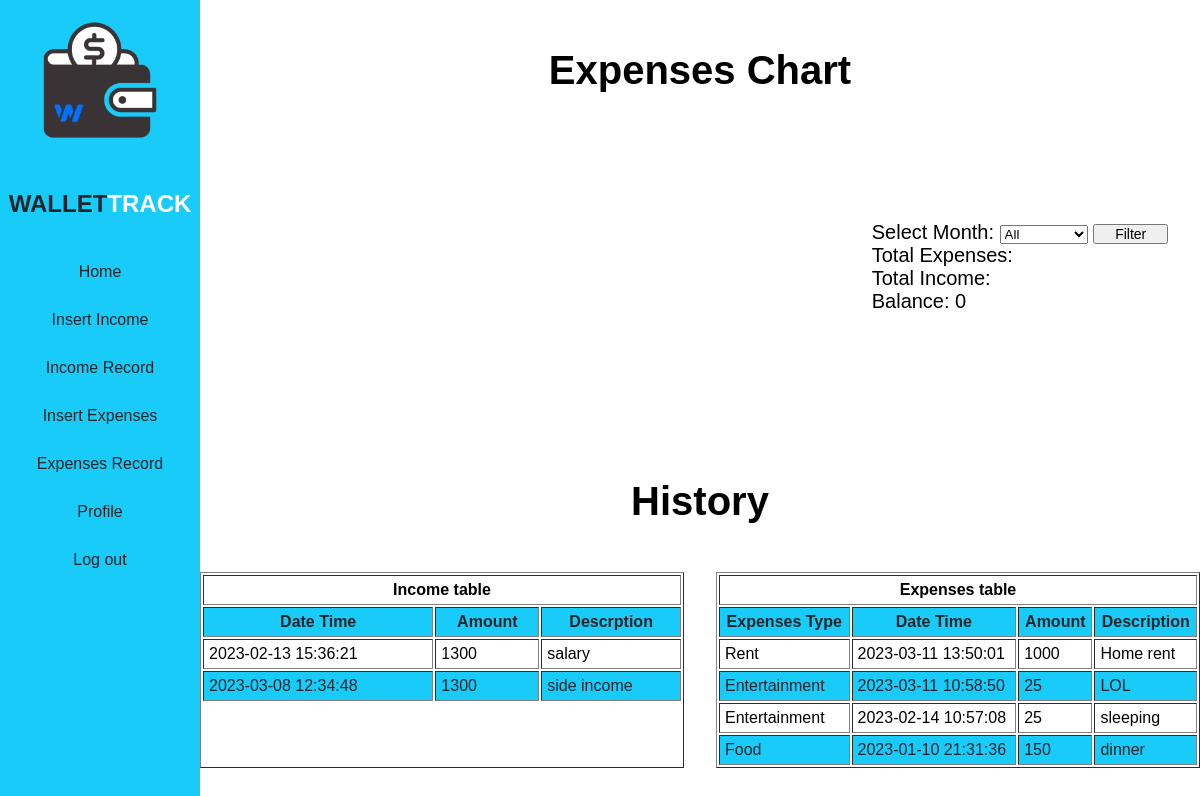
Screenshot of /wallettrack/HP.php (signed in) with the database file from the repository.
### tables this page shows
CREATE TABLE `income_table` (
  `IncomeID` int(50) NOT NULL,
  `Amount` int(255) NOT NULL,
  `Datetime` datetime NOT NULL,
  `Description` varchar(255) NOT NULL,
  `UserID` int(255) NOT NULL
);

CREATE TABLE `expenses_table` (
  `ExpensesID` int(50) NOT NULL,
  `Expenses_Type` varchar(255) NOT NULL,
  `Amount` int(255) NOT NULL,
  `DateTime` datetime NOT NULL,
  `Description` varchar(255) NOT NULL,
  `UserID` int(255) NOT NULL
);

### wallettrack/HP.php (the view, shortened to what this page needs)
<?php
    include "DBConnection.php";
    $userID = $_SESSION['ID'];
    if(isset($_GET['month'])) {
        $month = $_GET['month'];
        if ($month == "all") {
            $query = "SELECT Expenses_Type, SUM(Amount) AS total FROM expenses_table WHERE UserID = '$userID' GROUP BY Expenses_Type";
            $Expenses = "SELECT SUM(Amount) as Total_EAmount FROM expenses_table WHERE UserID = '$userID'";
            $Income = "SELECT SUM(Amount) as Total_IAmount FROM income_table WHERE UserID = '$userID'";
        } else {
            $query = "SELECT Expenses_Type, SUM(Amount) AS total FROM expenses_table WHERE MONTH(Datetime) = '$month' AND UserID = '$userID' GROUP BY Expenses_Type";
            $Expenses = "SELECT SUM(Amount) as Total_EAmount FROM expenses_table WHERE MONTH(DateTime) = '$month'  AND UserID = '$userID'";
            $Income = "SELECT SUM(Amount) as Total_IAmount FROM income_table WHERE MONTH(Datetime) = '$month'  AND UserID = '$userID'";
        }
    } else {
        $Expenses = "SELECT SUM(Amount) as Total_EAmount FROM expenses_table WHERE MONTH(DateTime) = MONTH(CURRENT_DATE()) AND UserID = '$userID'";
        $Income = "SELECT SUM(Amount) as Total_IAmount FROM income_table WHERE MONTH(Datetime) = MONTH(CURRENT_DATE()) AND UserID = '$userID'";
    }
    $total_E = mysqli_query($conn, $Expenses);
    $total_Erow = mysqli_fetch_assoc($total_E );
    $total_Eamount = $total_Erow['Total_EAmount'];
    $total_I = mysqli_query($conn, $Income);
    $total_Irow = mysqli_fetch_assoc($total_I );
    $total_Iamount = $total_Irow['Total_IAmount'];
?>
<!DOCTYPE html>
<html lang="en">
<head>
    <link rel="stylesheet" href="HP.css">
</head>
<body>
    <div class="wrapper">
        <div class="sidebar">
            <img src="WTS.png">
            <h2>Wallet<span>Track</span></h2>
            <ul>
                <li><a href="HP.php">Home</a></li>
                <li><a href="InsertIncomePage.php">Insert Income</a></li>
                <li><a href="IncomeRecordPage.php">Income Record</a></li>
                <li><a href="InsertExpensesPage.php">Insert Expenses</a></li>
                <li><a href="ExpensesRecordPage.php">Expenses Record</a></li>
                <li><a href="Profile.php">Profile</a></li>
                <li><a href="Logout.php">Log out</a></li>
            </ul>
	    </div>
    </div>
    <div class="left">
        <h3>Expenses Chart</h3>
        <form action="HP.php" method="get">
        <div class="top">
            <div class="graph">
                <div id="donutchart"></div>
            </div>
            <div class="months">
                <label for="month">Select Month:</label>
                <select name="month" id="month">
                <?php if (isset($_GET['month'])) { ?>
                    <option value="all" <?php if(empty($month)) echo "selected" ?>>All</option>
                    <option value="01" <?php if($month=="01") echo "selected" ?>>January</option>
                    <option value="02" <?php if($month=="02") echo "selected" ?>>February</option>
                    <option value="03" <?php if($month=="03") echo "selected" ?>>March</option>
                    <option value="04" <?php if($month=="04") echo "selected" ?>>April</option>
                    <option value="05" <?php if($month=="05") echo "selected" ?>>May</option>
                    <option value="06" <?php if($month=="06") echo "selected" ?>>June</option>
                    <option value="07" <?php if($month=="07") echo "selected" ?>>July</option>
                    <option value="08" <?php if($month=="08") echo "selected" ?>>August</option>
                    <option value="09" <?php if($month=="09") echo "selected" ?>>September</option>
                    <option value="10" <?php if($month=="10") echo "selected" ?>>October</option>
                    <option value="11" <?php if($month=="11") echo "selected" ?>>November</option>
                    <option value="12" <?php if($month=="12") echo "selected" ?>>December</option>
                <?php } else { ?>
                    <option value="all">All</option>
                <?php } ?>
                </select>
                <button type="submit">Filter</button>
                <p>Total Expenses: <?php echo $total_Eamount; ?></p>
                <p>Total Income: <?php echo $total_Iamount; ?></p>
                <p>Balance: <?php echo $total_Iamount - $total_Eamount; ?></p>
            </div>
        </div>
        <?php
            $sqlI = "SELECT * FROM income_table WHERE UserID = '$userID' ORDER BY IncomeID DESC LIMIT 5";
            $history_I = mysqli_query($conn,$sqlI);
            $sqlE = "SELECT * FROM expenses_table WHERE UserID = '$userID' ORDER BY ExpensesID DESC LIMIT 5 ";
            $history_E = mysqli_query($conn,$sqlE);
        ?>
        <br>
        <h3>History</h3>
        <br>
        <div id="money">
            <table border = 1 class="income">
                <tr id="cum">
                    <th colspan="3">Income table</th>
                </tr>
                <tr>
                    <th>Date Time</th>
                    <th>Amount</th>
                    <th>Descrption</th>
                </tr>
                <?php while($row = mysqli_fetch_assoc($history_I)) { ?>
                <tr>
                        <td><?php echo $row["Datetime"]; ?></td>
                        <td><?php echo $row["Amount"]; ?></td>
                        <td><?php echo $row["Description"]; ?></td>
               </tr>
               <?php } ?>
            </table>
            <table border = 1 class="expense">
                <tr id="exp">
                    <th colspan="4">Expenses table</th>
                </tr>
                <tr>
                    <th>Expenses Type</th>
                    <th>Date Time</th>
                    <th>Amount</th>
                    <th>Description</th>
                </tr>
                <?php while($row = mysqli_fetch_assoc($history_E)) { ?>
                <tr>
                        <td><?php echo $row["Expenses_Type"]; ?></td>
                        <td><?php echo $row["DateTime"]; ?></td>
                        <td><?php echo $row["Amount"]; ?></td>
                        <td><?php echo $row["Description"]; ?></td>
                </tr>
                <?php } ?>
            </table>
        </div>
    </div>
</body>
</html>

### wallettrack/HP.css (style rules this page uses)
:root { --c1:#18cbf8; --c2:#fff; --c3:#222429; --c4:#df5d9a; --c5:#0c08f1; }
* { margin: 0; padding: 0; box-sizing: border-box; list-style: none; text-decoration: none; font-family: "Poppins", sans-serif; }
h3 { padding-top: 3rem; font-size: 40px; text-align: center; }
.sidebar img { display: block; margin-left: auto; margin-right: auto; width: 80%; }
.sidebar h2 span { color:var(--c2); }
.wrapper { text-align: center; display: flex; position: relative; z-index: 10; }
.wrapper .sidebar { width: 200px; height: 100%; background: var(--c1); position: fixed; }
.wrapper .sidebar h2 { color: var(--c3); text-transform: uppercase; text-align: center; margin-bottom: 30px; margin-top: 30px; }
.wrapper .sidebar ul li { padding: 15px; }
.wrapper .sidebar ul li a { color: var(--c3); display: block; }
.left { margin-left: 200px; }
.top { display: flex; justify-content: center; flex-wrap: wrap; }
.months { padding-top: 8rem; font-size: 20px; }
.months button { padding: 0px 20px; font-size: 14px; }
.graph { display: flex; justify-content: center; flex-wrap: wrap; }
#donutchart { width: 40rem; height: 20rem; }
#money { padding-top: 30px; display: flex; gap: 2rem; justify-content: center; white-space: nowrap; }
#money .income { display: inline-block; vertical-align: top; }
#money #cum th, #money #exp th { width: 600px; }
#money tr, td, th { padding-left: 10px; padding-right: 10px; padding: 5px; }
#money tr:nth-child(even), tr:nth-child(even) { background-color:var(--c1); color: var(--c3); }

### rows the page displays
income_table: Datetime "2023-02-13 15:36:21", Amount "1300", Description "salary"
income_table: Datetime "2023-03-08 12:34:48", Amount "1300", Description "side income"
expenses_table: Expenses_Type "Rent", DateTime "2023-03-11 13:50:01", Amount "1000", Description "Home rent"
expenses_table: Expenses_Type "Entertainment", DateTime "2023-03-11 10:58:50", Amount "25", Description "LOL"
expenses_table: Expenses_Type "Entertainment", DateTime "2023-02-14 10:57:08", Amount "25", Description "sleeping"
expenses_table: Expenses_Type "Food", DateTime "2023-01-10 21:31:36", Amount "150", Description "dinner"

### other values shown
$total_Iamount - $total_Eamount "0"
